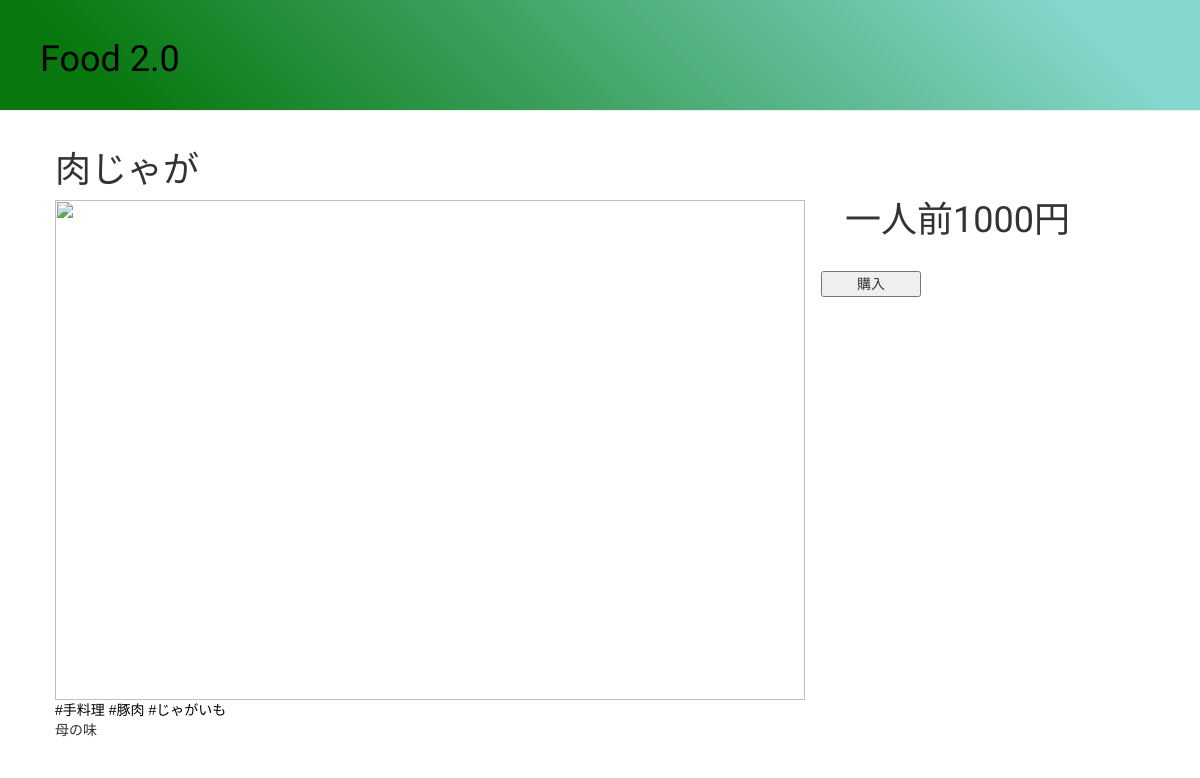
Before: /food/detail_nikujaga with the older database file.
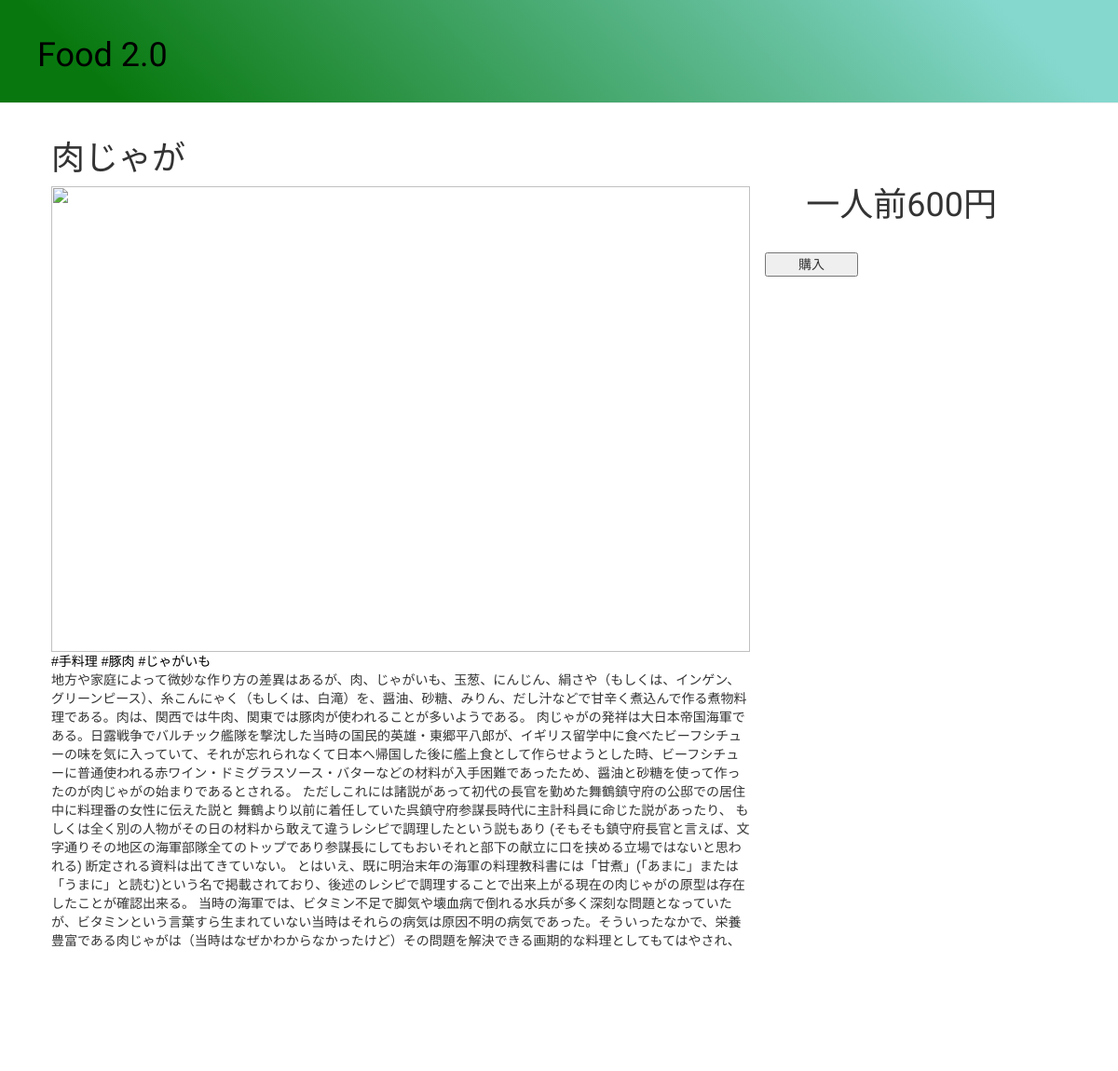
After: the same page with the newer database file.
### uber/models.py (models this page shows)
class Recipi(models.Model):
    recipi_id = models.CharField(max_length=10, primary_key=True)
    title = models.CharField(max_length=20)
    description = models.TextField()
    price = models.IntegerField()
    url = models.CharField(max_length=100)
    person_id = models.ForeignKey('SyufuAccounts', on_delete=models.CASCADE)

### uber/views.py (the view)
# urls.py: path('food/detail_nikujaga', views.detail_food, name='detail_nikujaga'),
def detail_food(request):
    post = Recipi.objects.all()[0]
    return render(request, 'uber/nikujaga_detail.html', {'post': post})

### uber/templates/uber/nikujaga_detail.html (shortened to what this page needs)
{% extends 'uber/base.html' %}
{% block content %}
    <h1>{{ post.title }}</h1>
    <img src="http://www.kikkoman.co.jp/homecook/search/recipe/img/00005151.jpg" width="100%" height="500px">
    <a href="#">#手料理</a>
    <a href="#">#豚肉</a>
    <a href="#">#じゃがいも</a>
    <p>{{ post.description }}</p>
    <h1 style="position: absolute; top: 50px; right: -250px">一人前{{ post.price }}円</h1>
    <button type="button" id="hoge" style="width:100px; heigh:50px;position: absolute; top:140px; right: -101px;">購入</button>
{% endblock %}

Changed rows visible on the page:
changed Recipi "肉じゃが": description "母の味" → "地方や家庭によって微妙な作り方の差異はあるが、肉、じゃがいも、玉葱、にんじん、絹さや（もしくは、インゲン、グリーンピース）、糸こんにゃく（もしくは、白滝）を、醤油、砂糖、みりん、だし汁などで甘辛く煮込んで作る煮物料理である。肉は、関西では牛肉、関東では豚肉が使われることが多いようである。 肉じゃがの発祥は大日本帝国海軍である。日露戦争でバルチック艦隊を撃沈した当時の国民的英雄・東郷平八郎が、イギリス留学中に食べたビーフシチューの味を気に入っていて、それが忘れられなくて日本へ帰国した後に艦上食として作らせようとした時、ビーフシチューに普通使われる赤ワイン・ドミグラスソース・バターなどの材料が入手困難であったため、醤油と砂糖を使って作ったのが肉じゃがの始まりであるとされる。 ただしこれには諸説があって初代の長官を勤めた舞鶴鎮守府の公邸での居住中に料理番の女性に伝えた説と 舞鶴より以前に着任していた呉鎮守府参謀長時代に主計科員に命じた説があったり、 もしくは全く別の人物がその日の材料から敢えて違うレシピで調理したという説もあり (そもそも鎮守府長官と言えば、文字通りその地区の海軍部隊全てのトップであり参謀長にしてもおいそれと部下の献立に口を挟める立場ではないと思われる) 断定される資料は出てきていない。 とはいえ、既に明治末年の海軍の料理教科書には「甘煮」(「あまに」または「うまに」と読む)という名で掲載されており、後述のレシピで調理することで出来上がる現在の肉じゃがの原型は存在したことが確認出来る。…"; price "1000" → "600"
